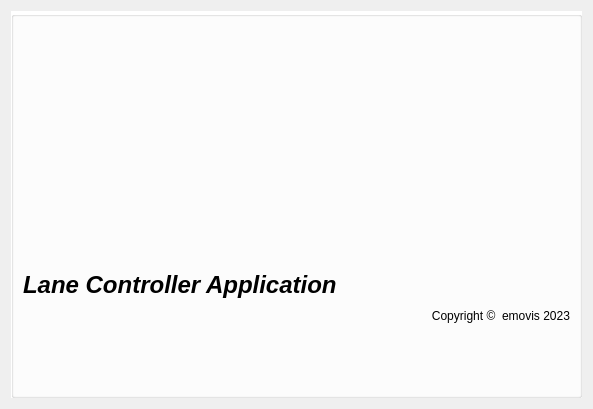
<?xml version="1.0" encoding="UTF-8"?>
<ui version="4.0">
 <class>MFormSplashB</class>
 <widget class="QWidget" name="MFormSplashB">
  <property name="geometry">
   <rect>
    <x>0</x>
    <y>0</y>
    <width>593</width>
    <height>409</height>
   </rect>
  </property>
  <property name="windowTitle">
   <string>Form</string>
  </property>
  <property name="styleSheet">
   <string>QGroupBox {background-color:  rgb(255, 255, 255)}
</string>
  </property>
  <layout class="QHBoxLayout" name="horizontalLayout">
   <item>
    <widget class="QGroupBox" name="groupBox">
     <property name="title">
      <string/>
     </property>
     <layout class="QVBoxLayout" name="verticalLayout">
      <item>
       <widget class="QLabel" name="lblLicenseTo">
        <property name="font">
         <font>
          <family>Arial</family>
         </font>
        </property>
        <property name="text">
         <string/>
        </property>
        <property name="alignment">
         <set>Qt::AlignRight|Qt::AlignTrailing|Qt::AlignVCenter</set>
        </property>
       </widget>
      </item>
      <item>
       <layout class="QHBoxLayout" name="horizontalLayout_2">
        <item>
         <spacer name="horizontalSpacer">
          <property name="orientation">
           <enum>Qt::Horizontal</enum>
          </property>
          <property name="sizeHint" stdset="0">
           <size>
            <width>40</width>
            <height>20</height>
           </size>
          </property>
         </spacer>
        </item>
        <item>
         <widget class="QFrame" name="frLogoPicture">
          <property name="sizePolicy">
           <sizepolicy hsizetype="Fixed" vsizetype="Fixed">
            <horstretch>2</horstretch>
            <verstretch>2</verstretch>
           </sizepolicy>
          </property>
          <property name="minimumSize">
           <size>
            <width>429</width>
            <height>215</height>
           </size>
          </property>
          <property name="styleSheet">
           <string notr="true">QFrame{
background-repeat:no-repeat;
background-attachment:fixed;
background-position:center; 
background-color:transparent;
background-image:url(./images/emovis-logo-transparent-mid.png);
}

</string>
          </property>
          <property name="frameShape">
           <enum>QFrame::NoFrame</enum>
          </property>
          <property name="frameShadow">
           <enum>QFrame::Raised</enum>
          </property>
         </widget>
        </item>
        <item>
         <spacer name="horizontalSpacer_2">
          <property name="orientation">
           <enum>Qt::Horizontal</enum>
          </property>
          <property name="sizeHint" stdset="0">
           <size>
            <width>40</width>
            <height>20</height>
           </size>
          </property>
         </spacer>
        </item>
       </layout>
      </item>
      <item>
       <widget class="QLabel" name="lblProductName">
        <property name="sizePolicy">
         <sizepolicy hsizetype="Preferred" vsizetype="Preferred">
          <horstretch>0</horstretch>
          <verstretch>2</verstretch>
         </sizepolicy>
        </property>
        <property name="font">
         <font>
          <family>Arial</family>
          <pointsize>18</pointsize>
          <weight>75</weight>
          <italic>true</italic>
          <bold>true</bold>
         </font>
        </property>
        <property name="text">
         <string>Lane Controller Application</string>
        </property>
        <property name="alignment">
         <set>Qt::AlignLeading|Qt::AlignLeft|Qt::AlignVCenter</set>
        </property>
        <property name="margin">
         <number>5</number>
        </property>
       </widget>
      </item>
      <item>
       <widget class="QLabel" name="lblCopyright">
        <property name="sizePolicy">
         <sizepolicy hsizetype="Preferred" vsizetype="Preferred">
          <horstretch>1</horstretch>
          <verstretch>3</verstretch>
         </sizepolicy>
        </property>
        <property name="font">
         <font>
          <family>Arial</family>
         </font>
        </property>
        <property name="text">
         <string>Copyright ©  emovis 2023</string>
        </property>
        <property name="alignment">
         <set>Qt::AlignRight|Qt::AlignTop|Qt::AlignTrailing</set>
        </property>
       </widget>
      </item>
      <item>
       <widget class="QLabel" name="lblInfo">
        <property name="sizePolicy">
         <sizepolicy hsizetype="Preferred" vsizetype="Preferred">
          <horstretch>0</horstretch>
          <verstretch>1</verstretch>
         </sizepolicy>
        </property>
        <property name="font">
         <font>
          <family>MS Sans Serif</family>
          <pointsize>10</pointsize>
          <italic>true</italic>
         </font>
        </property>
        <property name="text">
         <string/>
        </property>
        <property name="alignment">
         <set>Qt::AlignCenter</set>
        </property>
        <property name="margin">
         <number>7</number>
        </property>
       </widget>
      </item>
     </layout>
    </widget>
   </item>
  </layout>
 </widget>
 <resources/>
 <connections/>
</ui>
